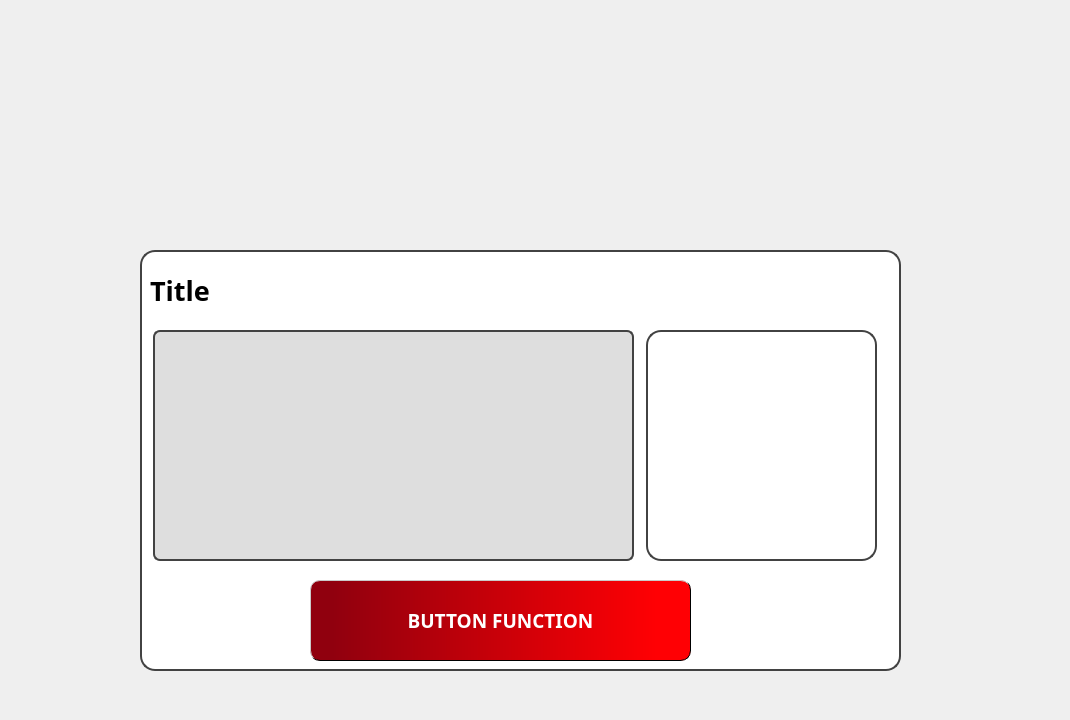
<?xml version="1.0" encoding="UTF-8"?>
<ui version="4.0">
 <class>MainWindow</class>
 <widget class="QMainWindow" name="MainWindow">
  <property name="geometry">
   <rect>
    <x>0</x>
    <y>0</y>
    <width>1070</width>
    <height>720</height>
   </rect>
  </property>
  <property name="windowTitle">
   <string>Clash Clan Manager</string>
  </property>
  <property name="windowIcon">
   <iconset>
    <normaloff>Game Graphics/CCM logo circle.png</normaloff>Game Graphics/CCM logo circle.png</iconset>
  </property>
  <property name="styleSheet">
   <string notr="true"/>
  </property>
  <widget class="QWidget" name="centralwidget">
   <property name="styleSheet">
    <string notr="true">QWidget#centralwidget {
	border-image: url(:/titleScreen/background image.png);
}</string>
   </property>
   <widget class="QLabel" name="title_image">
    <property name="geometry">
     <rect>
      <x>170</x>
      <y>-20</y>
      <width>691</width>
      <height>351</height>
     </rect>
    </property>
    <property name="minimumSize">
     <size>
      <width>0</width>
      <height>0</height>
     </size>
    </property>
    <property name="maximumSize">
     <size>
      <width>16777215</width>
      <height>16777215</height>
     </size>
    </property>
    <property name="autoFillBackground">
     <bool>false</bool>
    </property>
    <property name="styleSheet">
     <string notr="true">image: url(:/titleScreen/clash clan manager text.png);</string>
    </property>
    <property name="text">
     <string/>
    </property>
    <property name="scaledContents">
     <bool>true</bool>
    </property>
    <property name="alignment">
     <set>Qt::AlignCenter</set>
    </property>
   </widget>
   <widget class="QGroupBox" name="login_form">
    <property name="geometry">
     <rect>
      <x>300</x>
      <y>270</y>
      <width>451</width>
      <height>391</height>
     </rect>
    </property>
    <property name="autoFillBackground">
     <bool>false</bool>
    </property>
    <property name="styleSheet">
     <string notr="true">QGroupBox {
border: 2px solid gray;
border-color: #424242;
border-radius: 15px;
background-color: white
}</string>
    </property>
    <property name="title">
     <string/>
    </property>
    <widget class="QLabel" name="email_label_login">
     <property name="geometry">
      <rect>
       <x>20</x>
       <y>20</y>
       <width>211</width>
       <height>81</height>
      </rect>
     </property>
     <property name="font">
      <font>
       <family>Supercell-Magic</family>
       <pointsize>16</pointsize>
       <weight>75</weight>
       <bold>true</bold>
      </font>
     </property>
     <property name="text">
      <string>Email</string>
     </property>
    </widget>
    <widget class="QLineEdit" name="email_entry_login">
     <property name="geometry">
      <rect>
       <x>20</x>
       <y>90</y>
       <width>411</width>
       <height>41</height>
      </rect>
     </property>
     <property name="font">
      <font>
       <family>Calibri</family>
       <pointsize>18</pointsize>
       <weight>75</weight>
       <bold>true</bold>
      </font>
     </property>
     <property name="styleSheet">
      <string notr="true">QLineEdit {
	background-color: rgb(222, 222, 222);
	border-radius: 7;
	border: 1px solid black
}</string>
     </property>
     <property name="placeholderText">
      <string>Enter email...</string>
     </property>
    </widget>
    <widget class="QLabel" name="password_label_login">
     <property name="geometry">
      <rect>
       <x>20</x>
       <y>130</y>
       <width>211</width>
       <height>81</height>
      </rect>
     </property>
     <property name="font">
      <font>
       <family>Supercell-Magic</family>
       <pointsize>16</pointsize>
       <weight>75</weight>
       <bold>true</bold>
      </font>
     </property>
     <property name="text">
      <string>Password</string>
     </property>
    </widget>
    <widget class="QLineEdit" name="password_entry_login">
     <property name="geometry">
      <rect>
       <x>20</x>
       <y>200</y>
       <width>411</width>
       <height>41</height>
      </rect>
     </property>
     <property name="font">
      <font>
       <family>Calibri</family>
       <pointsize>18</pointsize>
       <weight>75</weight>
       <bold>true</bold>
      </font>
     </property>
     <property name="styleSheet">
      <string notr="true">QLineEdit {
	background-color: rgb(222, 222, 222);
	border-radius: 7;
	border: 1px solid black
}</string>
     </property>
     <property name="placeholderText">
      <string>Enter password...</string>
     </property>
    </widget>
    <widget class="QPushButton" name="login_close_button">
     <property name="geometry">
      <rect>
       <x>400</x>
       <y>10</y>
       <width>41</width>
       <height>41</height>
      </rect>
     </property>
     <property name="cursor">
      <cursorShape>PointingHandCursor</cursorShape>
     </property>
     <property name="layoutDirection">
      <enum>Qt::LeftToRight</enum>
     </property>
     <property name="styleSheet">
      <string notr="true">QPushButton {
	background-color: white;
	border-radius: 6;
	image: url(:/titleScreen/closebutton.png);

}

QPushButton:hover {

}</string>
     </property>
     <property name="text">
      <string/>
     </property>
     <property name="iconSize">
      <size>
       <width>40</width>
       <height>40</height>
      </size>
     </property>
    </widget>
    <widget class="QPushButton" name="log_in_button_login">
     <property name="geometry">
      <rect>
       <x>30</x>
       <y>290</y>
       <width>381</width>
       <height>81</height>
      </rect>
     </property>
     <property name="font">
      <font>
       <family>Supercell-Magic</family>
       <pointsize>14</pointsize>
       <weight>75</weight>
       <italic>false</italic>
       <bold>true</bold>
      </font>
     </property>
     <property name="cursor">
      <cursorShape>PointingHandCursor</cursorShape>
     </property>
     <property name="autoFillBackground">
      <bool>false</bool>
     </property>
     <property name="styleSheet">
      <string notr="true">QPushButton {
	background-color: qlineargradient(spread:pad, x1:0.125, y1:0.471909, x2:0.938, y2:0.472, stop:0 		rgba(49, 87, 255, 255), stop:1 rgba(38, 168, 255, 255)); 
	color: white;
 	border-radius: 10; 
	padding: 6; 
	border-style: outset;
	border-width: 1;
	border-top-color: rgb(135, 135, 135);
	border-left-color: rgb(135, 135, 135);
	border-right-color: rgb(0, 0, 0);
	border-bottom-color: rgb(0, 0, 0);
	
}

QPushButton:pressed {
	border-style: outset;
	border-top-color: rgb(0, 0, 0);
	border-left-color: rgb(0, 0, 0);
	border-right-color: rgb(135, 135, 135);
	border-bottom-color: rgb(135, 135, 135);
	
}</string>
     </property>
     <property name="text">
      <string>LOG IN</string>
     </property>
     <property name="checkable">
      <bool>false</bool>
     </property>
     <property name="checked">
      <bool>false</bool>
     </property>
     <property name="default">
      <bool>false</bool>
     </property>
     <property name="flat">
      <bool>false</bool>
     </property>
    </widget>
    <widget class="QLabel" name="login_failed">
     <property name="geometry">
      <rect>
       <x>30</x>
       <y>260</y>
       <width>381</width>
       <height>31</height>
      </rect>
     </property>
     <property name="font">
      <font>
       <family>Calibri</family>
       <pointsize>10</pointsize>
       <weight>75</weight>
       <bold>true</bold>
      </font>
     </property>
     <property name="styleSheet">
      <string notr="true">color: red</string>
     </property>
     <property name="text">
      <string>Login failed! Please check your details are correct and try again.</string>
     </property>
     <property name="alignment">
      <set>Qt::AlignCenter</set>
     </property>
    </widget>
    <zorder>email_entry_login</zorder>
    <zorder>password_label_login</zorder>
    <zorder>password_entry_login</zorder>
    <zorder>login_close_button</zorder>
    <zorder>log_in_button_login</zorder>
    <zorder>login_failed</zorder>
    <zorder>email_label_login</zorder>
   </widget>
   <widget class="QPushButton" name="log_in_button">
    <property name="geometry">
     <rect>
      <x>340</x>
      <y>340</y>
      <width>381</width>
      <height>81</height>
     </rect>
    </property>
    <property name="font">
     <font>
      <family>Supercell-Magic</family>
      <pointsize>14</pointsize>
      <weight>75</weight>
      <italic>false</italic>
      <bold>true</bold>
     </font>
    </property>
    <property name="cursor">
     <cursorShape>PointingHandCursor</cursorShape>
    </property>
    <property name="autoFillBackground">
     <bool>false</bool>
    </property>
    <property name="styleSheet">
     <string notr="true">QPushButton {
	background-color: qlineargradient(spread:pad, x1:0.125, y1:0.471909, x2:0.938, y2:0.472, stop:0 		rgba(49, 87, 255, 255), stop:1 rgba(38, 168, 255, 255)); 
	color: white;
 	border-radius: 10; 
	padding: 6; 
	border-style: outset;
	border-width: 1;
	border-top-color: rgb(135, 135, 135);
	border-left-color: rgb(135, 135, 135);
	border-right-color: rgb(0, 0, 0);
	border-bottom-color: rgb(0, 0, 0);
	
}

QPushButton:pressed {
	border-style: outset;
	border-top-color: rgb(0, 0, 0);
	border-left-color: rgb(0, 0, 0);
	border-right-color: rgb(135, 135, 135);
	border-bottom-color: rgb(135, 135, 135);
	
}</string>
    </property>
    <property name="text">
     <string>LOG IN</string>
    </property>
    <property name="checkable">
     <bool>false</bool>
    </property>
    <property name="checked">
     <bool>false</bool>
    </property>
    <property name="default">
     <bool>false</bool>
    </property>
    <property name="flat">
     <bool>false</bool>
    </property>
   </widget>
   <widget class="QGroupBox" name="signup_form">
    <property name="geometry">
     <rect>
      <x>300</x>
      <y>270</y>
      <width>451</width>
      <height>391</height>
     </rect>
    </property>
    <property name="autoFillBackground">
     <bool>false</bool>
    </property>
    <property name="styleSheet">
     <string notr="true">QGroupBox {
border: 2px solid gray;
border-color: #424242;
border-radius: 15px;
background-color: white
}</string>
    </property>
    <property name="title">
     <string/>
    </property>
    <widget class="QLabel" name="email_label">
     <property name="geometry">
      <rect>
       <x>20</x>
       <y>10</y>
       <width>211</width>
       <height>81</height>
      </rect>
     </property>
     <property name="font">
      <font>
       <family>Supercell-Magic</family>
       <pointsize>16</pointsize>
       <weight>75</weight>
       <bold>true</bold>
      </font>
     </property>
     <property name="text">
      <string>Email</string>
     </property>
    </widget>
    <widget class="QLineEdit" name="email_entry">
     <property name="geometry">
      <rect>
       <x>20</x>
       <y>70</y>
       <width>411</width>
       <height>31</height>
      </rect>
     </property>
     <property name="font">
      <font>
       <family>Calibri</family>
       <pointsize>14</pointsize>
       <weight>75</weight>
       <bold>true</bold>
      </font>
     </property>
     <property name="styleSheet">
      <string notr="true">QLineEdit {
	background-color: rgb(222, 222, 222);
	border-radius: 7;
	border: 1px solid black
}</string>
     </property>
     <property name="placeholderText">
      <string>Enter email...</string>
     </property>
    </widget>
    <widget class="QLabel" name="password_label">
     <property name="geometry">
      <rect>
       <x>20</x>
       <y>170</y>
       <width>211</width>
       <height>81</height>
      </rect>
     </property>
     <property name="font">
      <font>
       <family>Supercell-Magic</family>
       <pointsize>16</pointsize>
       <weight>75</weight>
       <bold>true</bold>
      </font>
     </property>
     <property name="text">
      <string>Password</string>
     </property>
    </widget>
    <widget class="QLineEdit" name="password_entry">
     <property name="geometry">
      <rect>
       <x>20</x>
       <y>230</y>
       <width>411</width>
       <height>31</height>
      </rect>
     </property>
     <property name="font">
      <font>
       <family>Calibri</family>
       <pointsize>14</pointsize>
       <weight>75</weight>
       <bold>true</bold>
      </font>
     </property>
     <property name="styleSheet">
      <string notr="true">QLineEdit {
	background-color: rgb(222, 222, 222);
	border-radius: 7;
	border: 1px solid black
}</string>
     </property>
     <property name="placeholderText">
      <string>Enter password...</string>
     </property>
    </widget>
    <widget class="QPushButton" name="sign_up_button_form">
     <property name="geometry">
      <rect>
       <x>30</x>
       <y>290</y>
       <width>381</width>
       <height>81</height>
      </rect>
     </property>
     <property name="font">
      <font>
       <family>Supercell-Magic</family>
       <pointsize>14</pointsize>
       <weight>75</weight>
       <italic>false</italic>
       <bold>true</bold>
      </font>
     </property>
     <property name="cursor">
      <cursorShape>PointingHandCursor</cursorShape>
     </property>
     <property name="autoFillBackground">
      <bool>false</bool>
     </property>
     <property name="styleSheet">
      <string notr="true">QPushButton {
	background-color: qlineargradient(spread:pad, x1:0.125, y1:0.466, x2:0.938, y2:0.472, stop:0 rgba(0, 144, 24, 255), stop:1 rgba(124, 255, 38, 255));
	color: white;
 	border-radius: 10; 
	padding: 6; 
	border-style: outset;
	border-width: 1;
	border-top-color: rgb(135, 135, 135);
	border-left-color: rgb(135, 135, 135);
	border-right-color: rgb(0, 0, 0);
	border-bottom-color: rgb(0, 0, 0);
	
}

QPushButton:pressed {
	border-style: outset;
	border-top-color: rgb(0, 0, 0);
	border-left-color: rgb(0, 0, 0);
	border-right-color: rgb(135, 135, 135);
	border-bottom-color: rgb(135, 135, 135);
	
}</string>
     </property>
     <property name="text">
      <string>SIGN UP</string>
     </property>
     <property name="checkable">
      <bool>false</bool>
     </property>
     <property name="checked">
      <bool>false</bool>
     </property>
     <property name="default">
      <bool>false</bool>
     </property>
     <property name="flat">
      <bool>false</bool>
     </property>
    </widget>
    <widget class="QPushButton" name="signup_close_button">
     <property name="geometry">
      <rect>
       <x>400</x>
       <y>10</y>
       <width>41</width>
       <height>41</height>
      </rect>
     </property>
     <property name="cursor">
      <cursorShape>PointingHandCursor</cursorShape>
     </property>
     <property name="layoutDirection">
      <enum>Qt::LeftToRight</enum>
     </property>
     <property name="styleSheet">
      <string notr="true">QPushButton {
	background-color: white;
	border-radius: 6;
	image: url(:/titleScreen/closebutton.png);

}

QPushButton:hover {

}</string>
     </property>
     <property name="text">
      <string/>
     </property>
     <property name="iconSize">
      <size>
       <width>40</width>
       <height>40</height>
      </size>
     </property>
    </widget>
    <widget class="QLabel" name="signup_failed_format">
     <property name="geometry">
      <rect>
       <x>30</x>
       <y>260</y>
       <width>381</width>
       <height>31</height>
      </rect>
     </property>
     <property name="font">
      <font>
       <family>Calibri</family>
       <pointsize>10</pointsize>
       <weight>75</weight>
       <bold>true</bold>
      </font>
     </property>
     <property name="styleSheet">
      <string notr="true">color: red</string>
     </property>
     <property name="text">
      <string>Email format is incorrect!</string>
     </property>
     <property name="alignment">
      <set>Qt::AlignCenter</set>
     </property>
    </widget>
    <widget class="QLabel" name="signup_failed_in_use">
     <property name="geometry">
      <rect>
       <x>30</x>
       <y>260</y>
       <width>381</width>
       <height>31</height>
      </rect>
     </property>
     <property name="font">
      <font>
       <family>Calibri</family>
       <pointsize>10</pointsize>
       <weight>75</weight>
       <bold>true</bold>
      </font>
     </property>
     <property name="styleSheet">
      <string notr="true">color: red</string>
     </property>
     <property name="text">
      <string>Email is already in use! Please try logging in.</string>
     </property>
     <property name="alignment">
      <set>Qt::AlignCenter</set>
     </property>
    </widget>
    <widget class="QLineEdit" name="username_entry">
     <property name="geometry">
      <rect>
       <x>20</x>
       <y>150</y>
       <width>411</width>
       <height>31</height>
      </rect>
     </property>
     <property name="font">
      <font>
       <family>Calibri</family>
       <pointsize>14</pointsize>
       <weight>75</weight>
       <bold>true</bold>
      </font>
     </property>
     <property name="styleSheet">
      <string notr="true">QLineEdit {
	background-color: rgb(222, 222, 222);
	border-radius: 7;
	border: 1px solid black
}</string>
     </property>
     <property name="placeholderText">
      <string>Enter username...</string>
     </property>
    </widget>
    <widget class="QLabel" name="username_label">
     <property name="geometry">
      <rect>
       <x>20</x>
       <y>110</y>
       <width>211</width>
       <height>41</height>
      </rect>
     </property>
     <property name="font">
      <font>
       <family>Supercell-Magic</family>
       <pointsize>16</pointsize>
       <weight>75</weight>
       <bold>true</bold>
      </font>
     </property>
     <property name="text">
      <string>Username</string>
     </property>
    </widget>
    <widget class="QLabel" name="signup_failed_password">
     <property name="geometry">
      <rect>
       <x>30</x>
       <y>260</y>
       <width>381</width>
       <height>31</height>
      </rect>
     </property>
     <property name="font">
      <font>
       <family>Calibri</family>
       <pointsize>10</pointsize>
       <weight>75</weight>
       <bold>true</bold>
      </font>
     </property>
     <property name="styleSheet">
      <string notr="true">color: red</string>
     </property>
     <property name="text">
      <string>Password must be more than 6 characters!</string>
     </property>
     <property name="alignment">
      <set>Qt::AlignCenter</set>
     </property>
    </widget>
    <widget class="QLabel" name="signup_failed_username">
     <property name="geometry">
      <rect>
       <x>30</x>
       <y>260</y>
       <width>381</width>
       <height>31</height>
      </rect>
     </property>
     <property name="font">
      <font>
       <family>Calibri</family>
       <pointsize>10</pointsize>
       <weight>75</weight>
       <bold>true</bold>
      </font>
     </property>
     <property name="styleSheet">
      <string notr="true">color: red</string>
     </property>
     <property name="text">
      <string>Username must be less than 16 characters!</string>
     </property>
     <property name="alignment">
      <set>Qt::AlignCenter</set>
     </property>
    </widget>
   </widget>
   <widget class="QPushButton" name="sign_up_button">
    <property name="geometry">
     <rect>
      <x>340</x>
      <y>440</y>
      <width>381</width>
      <height>81</height>
     </rect>
    </property>
    <property name="font">
     <font>
      <family>Supercell-Magic</family>
      <pointsize>14</pointsize>
      <weight>75</weight>
      <italic>false</italic>
      <bold>true</bold>
     </font>
    </property>
    <property name="cursor">
     <cursorShape>PointingHandCursor</cursorShape>
    </property>
    <property name="autoFillBackground">
     <bool>false</bool>
    </property>
    <property name="styleSheet">
     <string notr="true">QPushButton {
	background-color: qlineargradient(spread:pad, x1:0.125, y1:0.466, x2:0.938, y2:0.472, stop:0 rgba(0, 144, 24, 255), stop:1 rgba(124, 255, 38, 255));
	color: white;
 	border-radius: 10; 
	padding: 6; 
	border-style: outset;
	border-width: 1;
	border-top-color: rgb(135, 135, 135);
	border-left-color: rgb(135, 135, 135);
	border-right-color: rgb(0, 0, 0);
	border-bottom-color: rgb(0, 0, 0);
	
}

QPushButton:pressed {
	border-style: outset;
	border-top-color: rgb(0, 0, 0);
	border-left-color: rgb(0, 0, 0);
	border-right-color: rgb(135, 135, 135);
	border-bottom-color: rgb(135, 135, 135);
	
}</string>
    </property>
    <property name="text">
     <string>SIGN UP</string>
    </property>
    <property name="checkable">
     <bool>false</bool>
    </property>
    <property name="checked">
     <bool>false</bool>
    </property>
    <property name="default">
     <bool>false</bool>
    </property>
    <property name="flat">
     <bool>false</bool>
    </property>
   </widget>
   <widget class="QGroupBox" name="information_box">
    <property name="geometry">
     <rect>
      <x>140</x>
      <y>250</y>
      <width>761</width>
      <height>421</height>
     </rect>
    </property>
    <property name="autoFillBackground">
     <bool>false</bool>
    </property>
    <property name="styleSheet">
     <string notr="true">QGroupBox {
border: 2px solid gray;
border-color: #424242;
border-radius: 15px;
background-color: white
}</string>
    </property>
    <property name="title">
     <string/>
    </property>
    <widget class="QLabel" name="information_title">
     <property name="geometry">
      <rect>
       <x>10</x>
       <y>20</y>
       <width>741</width>
       <height>41</height>
      </rect>
     </property>
     <property name="font">
      <font>
       <family>Supercell-Magic</family>
       <pointsize>20</pointsize>
       <weight>75</weight>
       <bold>true</bold>
      </font>
     </property>
     <property name="text">
      <string>Title</string>
     </property>
    </widget>
    <widget class="QTextEdit" name="information_body">
     <property name="geometry">
      <rect>
       <x>13</x>
       <y>80</y>
       <width>481</width>
       <height>231</height>
      </rect>
     </property>
     <property name="font">
      <font>
       <family>Calibri</family>
       <pointsize>12</pointsize>
       <weight>75</weight>
       <bold>true</bold>
      </font>
     </property>
     <property name="styleSheet">
      <string notr="true">background-color: rgb(222, 222, 222);
border-radius: 7;
border: 2px solid black;
border-color: #424242;
</string>
     </property>
     <property name="readOnly">
      <bool>true</bool>
     </property>
     <property name="markdown">
      <string/>
     </property>
     <property name="html">
      <string>&lt;!DOCTYPE HTML PUBLIC &quot;-//W3C//DTD HTML 4.0//EN&quot; &quot;http://www.w3.org/TR/REC-html40/strict.dtd&quot;&gt;
&lt;html&gt;&lt;head&gt;&lt;meta name=&quot;qrichtext&quot; content=&quot;1&quot; /&gt;&lt;style type=&quot;text/css&quot;&gt;
p, li { white-space: pre-wrap; }
&lt;/style&gt;&lt;/head&gt;&lt;body style=&quot; font-family:'Calibri'; font-size:12pt; font-weight:600; font-style:normal;&quot;&gt;
&lt;p style=&quot;-qt-paragraph-type:empty; margin-top:0px; margin-bottom:0px; margin-left:0px; margin-right:0px; -qt-block-indent:0; text-indent:0px;&quot;&gt;&lt;br /&gt;&lt;/p&gt;&lt;/body&gt;&lt;/html&gt;</string>
     </property>
    </widget>
    <widget class="QPushButton" name="information_button">
     <property name="geometry">
      <rect>
       <x>170</x>
       <y>330</y>
       <width>381</width>
       <height>81</height>
      </rect>
     </property>
     <property name="font">
      <font>
       <family>Supercell-Magic</family>
       <pointsize>14</pointsize>
       <weight>75</weight>
       <italic>false</italic>
       <bold>true</bold>
      </font>
     </property>
     <property name="cursor">
      <cursorShape>PointingHandCursor</cursorShape>
     </property>
     <property name="autoFillBackground">
      <bool>false</bool>
     </property>
     <property name="styleSheet">
      <string notr="true">QPushButton {
	background-color: qlineargradient(spread:pad, x1:0.057, y1:0.488636, x2:0.920455, y2:0.489, stop:0 rgba(144, 0, 14, 255), stop:0.988636 rgba(255, 0, 4, 255));
	color: white;
 	border-radius: 10; 
	padding: 6; 
	border-style: outset;
	border-width: 1;
	border-top-color: rgb(135, 135, 135);
	border-left-color: rgb(135, 135, 135);
	border-right-color: rgb(0, 0, 0);
	border-bottom-color: rgb(0, 0, 0);
	
}

QPushButton:pressed {
	border-style: outset;
	border-top-color: rgb(0, 0, 0);
	border-left-color: rgb(0, 0, 0);
	border-right-color: rgb(135, 135, 135);
	border-bottom-color: rgb(135, 135, 135);
	
}</string>
     </property>
     <property name="text">
      <string>BUTTON FUNCTION</string>
     </property>
     <property name="checkable">
      <bool>false</bool>
     </property>
     <property name="checked">
      <bool>false</bool>
     </property>
     <property name="default">
      <bool>false</bool>
     </property>
     <property name="flat">
      <bool>false</bool>
     </property>
    </widget>
    <widget class="QLabel" name="information_image">
     <property name="geometry">
      <rect>
       <x>506</x>
       <y>80</y>
       <width>231</width>
       <height>231</height>
      </rect>
     </property>
     <property name="styleSheet">
      <string notr="true">border: 2px solid gray;
border-color: #424242;
border-radius: 15px;</string>
     </property>
     <property name="text">
      <string/>
     </property>
    </widget>
   </widget>
   <zorder>title_image</zorder>
   <zorder>log_in_button</zorder>
   <zorder>sign_up_button</zorder>
   <zorder>signup_form</zorder>
   <zorder>login_form</zorder>
   <zorder>information_box</zorder>
  </widget>
 </widget>
 <resources>
  <include location="Game Graphics/source.qrc"/>
 </resources>
 <connections/>
</ui>
